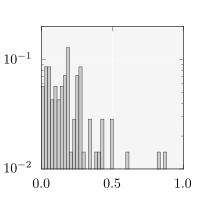

Write gnuplot code to recreate this figure.
set size square
unset key
set lmargin 4.5
set rmargin 1.5
set tmargin 0
set bmargin 0

set xtics 0.5
# set ytics 2

set xrange [0:1]
set yrange [0.01:0.2]

set format x "$%.1f$"
set format y "$10^{%T}$"
set logscale y

plot 'kursawe_histogram_100.dat' w boxes lc black fs solid 0.2
